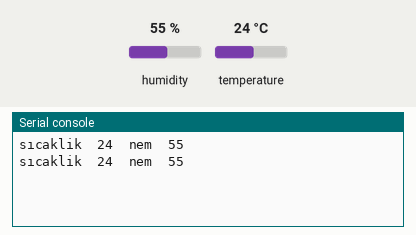
A program run on a simulated ESP32 board running MicroPython. On the bench: the last lines printed to the serial console. Inputs (shaded band) come from the test bench; at power-on: humidity 55 %, temperature 24 °C.

Above: at 1.2 s.
1.3 s: humidity set to 22 %
At 2.6 s:
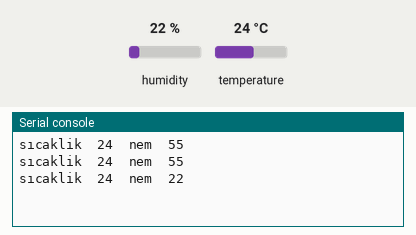
2.8 s: temperature set to 12 °C
At 3.6 s:
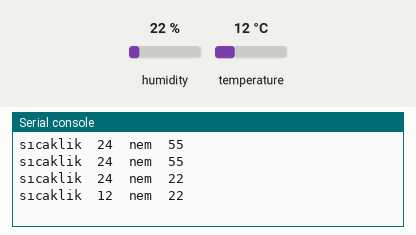
4.3 s: humidity set to 40 %
At 5.6 s:
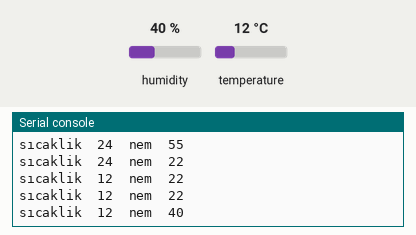
Timing chart, 0 to 7.3 s (numbered marks = the images above; inputs shaded):
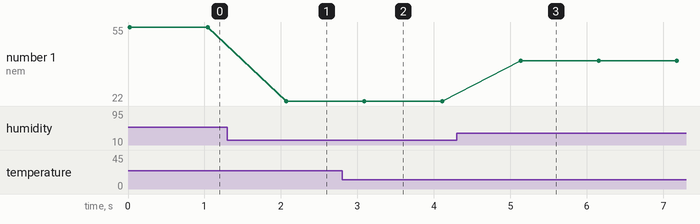

Measured:
- after the input at 1.3 s, the serial console: prints a new line after 0.77 s (image 1)
- after the input at 2.8 s, the serial console: prints a new line after 0.29 s (image 2)
- after the input at 4.3 s, the serial console: prints a new line after 0.84 s (image 3)
- plotted number 1: 55 → 22 after the input at 1.3 s, 22 → 40 after the input at 4.3 s

The program:

or_dht11.py
```python
# DHT11 sicaklik ve nem sensoru
# DHT11    ESP32
# sinyal   2
# VCC      3V
# GND      G
# kaynak: https://docs.micropython.org/en/latest/esp8266/tutorial/dht.html

import machine
from machine import Pin
import dht
import time

#dht_pin = Pin(2, Pin.IN)
#DHTsensor= dht.DHT11(dht_pin)
#veya
DHTsensor= dht.DHT11( Pin(2, Pin.IN) )

try:
    while True:
        DHTsensor.measure()
        sicaklik= DHTsensor.temperature() # santigrad cinsinde
        nem=DHTsensor.humidity() # % cinsinden nem degeri
        print ("sıcaklik ", sicaklik, " nem ", nem)
        time.sleep(1)
        # ETIMEDOUT hatasi slave cihazdan verilen zaman içinde veri gelmiyor
except:
    print ("Bir olay algilandi")
    #print ("makine resetlenecek")
    #machine.reset()
    #gelecek ders hata cozumleme yapacagiz.

# odev: OLED ekranda mesafe, sicaklik ve nem degerleri gosterilecek
# mesafe <10cm ise neopixel ledler kirmizi degilse yesil yanacak
```
